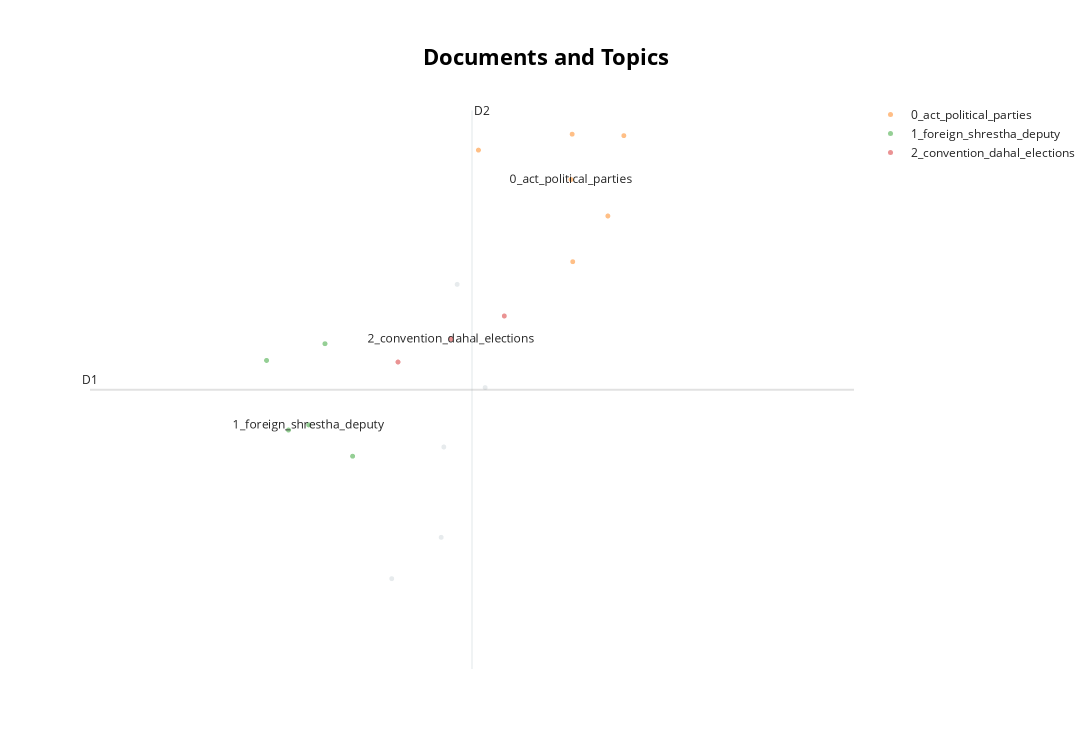

Here is the notebook cell this chart was saved with:
### Code cell
reduced_embeddings = UMAP(n_neighbors=5, n_components=2, min_dist=0.1, metric='cosine').fit_transform(embeddings)
topic_model.visualize_documents(docs, reduced_embeddings=reduced_embeddings, hide_document_hover=True)

### Figure 1 — Plotly figure (JSON) as saved in the notebook; plotly's stock layout.template omitted (floating-point values rounded to 4 significant figures)
{"data": [{"hoverinfo": "text", "marker": {"color": "#CFD8DC", "opacity": 0.5, "size": 5}, "mode": "markers+text", "name": "other", "showlegend": false, "type": "scattergl", "x": [12.46, 11.62, 12.21, 12.06, 12.09], "y": [-2.853, -4.179, -2.137, -3.892, -3.265]}, {"hoverinfo": "text", "marker": {"opacity": 0.5, "size": 5}, "mode": "markers+text", "name": "0_act_political_parties", "text": ["", "", "", "", "", "0_act_political_parties"], "textfont": {"size": 12}, "type": "scattergl", "x": [13.23, 13.55, 12.4, 13.69, 13.24, 13.22], "y": [-1.095, -1.663, -1.206, -1.106, -1.98, -1.41]}, {"hoverinfo": "text", "marker": {"opacity": 0.5, "size": 5}, "mode": "markers+text", "name": "1_foreign_shrestha_deputy", "text": ["1_foreign_shrestha_deputy", "", "", "", ""], "textfont": {"size": 12}, "type": "scattergl", "x": [10.88, 11.03, 10.51, 11.27, 10.7], "y": [-3.112, -2.549, -2.665, -3.329, -3.148]}, {"hoverinfo": "text", "marker": {"opacity": 0.5, "size": 5}, "mode": "markers+text", "name": "2_convention_dahal_elections", "text": ["", "", "2_convention_dahal_elections"], "textfont": {"size": 12}, "type": "scattergl", "x": [11.68, 12.63, 12.15], "y": [-2.676, -2.357, -2.516]}], "layout": {"annotations": [{"showarrow": false, "text": "D1", "x": 8.929, "y": -2.868, "yshift": 10}, {"showarrow": false, "text": "D2", "x": 12.34, "xshift": 10, "y": -0.9312}], "height": 750, "shapes": [{"line": {"color": "#CFD8DC", "width": 2}, "type": "line", "x0": 12.34, "x1": 12.34, "y0": -4.806, "y1": -0.9312}, {"line": {"color": "#9E9E9E", "width": 2}, "type": "line", "x0": 8.929, "x1": 15.75, "y0": -2.868, "y1": -2.868}], "title": {"font": {"color": "Black", "size": 22}, "text": "<b>Documents and Topics</b>", "x": 0.5, "xanchor": "center", "yanchor": "top"}, "width": 1200, "xaxis": {"visible": false}, "yaxis": {"visible": false}}}
